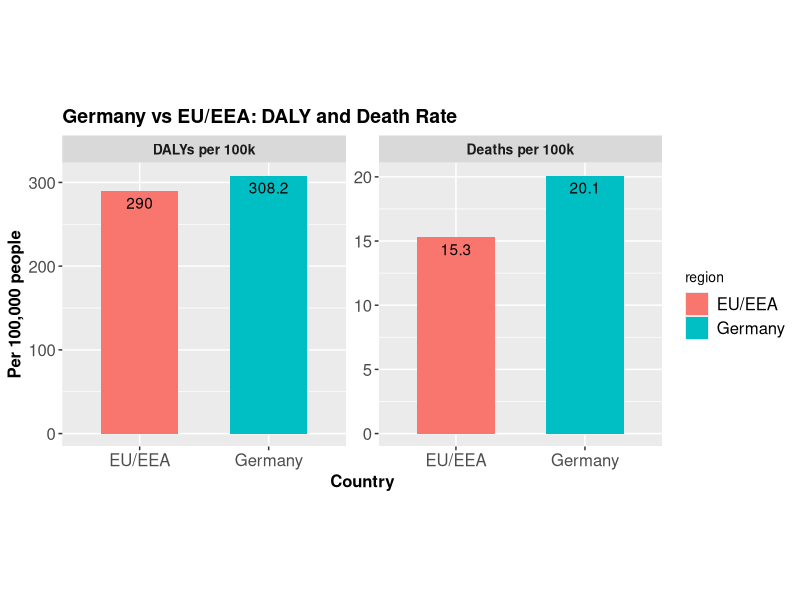
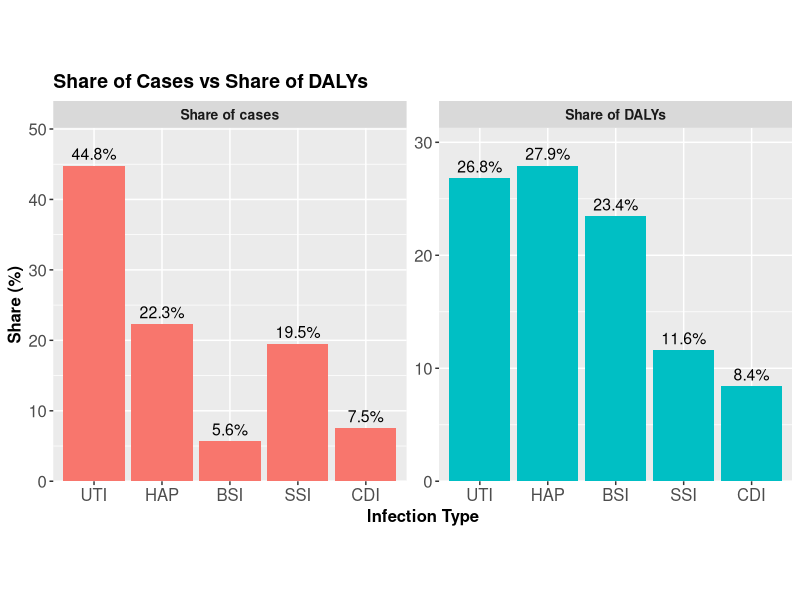

The R source for these figures, in order:
## ---- chunk 1
#| label: HAI Rates
#| include: false
library(tidyverse)

hai_rates <- tribble(
  ~region,   ~metric,          ~value,
  "Germany", "DALYs per 100k", 308.2,
  "Germany", "Deaths per 100k",20.1,
  "EU/EEA",  "DALYs per 100k", 290.0 ,
  "EU/EEA",  "Deaths per 100k",15.3
)
## ---- chunk 2
#| label: fig-rates
#| echo: false
#| fig-cap: Germany vs EU/EEA DALY and Death per 100k Population
#| fig-align: center
#| fig-width: 10
#| fig-height: 5

ggplot(hai_rates, aes(x=region, y=value, fill=region)) +
  geom_col(width=0.6) +
  geom_text(aes(label=value), vjust=1.5) +
  facet_wrap(~metric, ncol=2, scales="free_y") +
  labs( title = "Germany vs EU/EEA: DALY and Death Rate",
    x="Country", y="Per 100,000 people") +
  theme(
    plot.title       = element_text(size = 14, face = "bold"),
    axis.title.x     = element_text(size = 12, face = "bold"),
    axis.title.y     = element_text(size = 12, face = "bold"),
    axis.text.x      = element_text(size = 12, angle = 0, vjust = 1),
    axis.text.y      = element_text(size = 12),
    strip.text       = element_text(size = 10, face = "bold"),
    legend.text      = element_text(size = 12),
    legend.title     = element_text(size = 10),
    aspect.ratio     = 1 )
## ---- chunk 3
#| label: Count DALY and Cases
#| message: false
#| warning: false
#| include: false
cases <- tribble(
~infection, ~count,
  "HAP", 106586,
  "SSI",  93222,
  "BSI",  26976,
  "UTI", 214150,
  "CDI",  36002
)

daly <- tribble(
~infection, ~count,
  "HAP", 69508,
  "SSI", 28842,
  "BSI", 58350,
  "UTI", 66701,
  "CDI", 20890
)

total_cases <- 478222
total_dalys <- 248920
## ---- chunk 4
#| label: Build DALY and Cases Shares
#| include: false
shares <- bind_rows(
  cases  %>% mutate(metric = "Share of cases", pct = 100 * count / total_cases),
  daly  %>% mutate(metric = "Share of DALYs", pct = 100 * count / total_dalys)
) %>%
  mutate(label = sprintf("%.1f%%", pct),
         infection = factor(infection, levels = c("UTI","HAP","BSI","SSI","CDI")))
## ---- chunk 5
#| label: fig-shares
#| echo: false
#| fig-cap: Share of cases vs DALYs by infection type (Germany, 2011)
#| fig-align: center
#| fig-width: 10
#| fig-height: 4
ggplot(shares, aes(infection, pct, fill = metric)) +
  geom_col(position = "dodge") +
  geom_text(aes(label = label),
            position = position_dodge(width = 0.9), vjust = -0.5, size = 4) +
  facet_wrap(~ metric, ncol = 2, scales = "free_y") + 
  scale_y_continuous(expand = expansion(mult = c(0, 0.12))) +  
  labs( title = "Share of Cases vs Share of DALYs",
x = "Infection Type", y = "Share (%)") +
  theme(plot.title       = element_text(size = 14, face = "bold"),
    axis.title.x     = element_text(size = 12, face = "bold"),
    axis.title.y     = element_text(size = 12, face = "bold"),
    axis.text.x      = element_text(size = 12, angle = 0, vjust = 1),
    axis.text.y      = element_text(size = 12),
    strip.text       = element_text(size = 10, face = "bold"),
    legend.position = "none",
    aspect.ratio     = 1)
## ---- chunk 6
#| label: Breakdown Infection Number
#| include: false
breakdown <- data.frame(
  
  type_of_HAI = c("HAP", "SSI", "BSI", "UTI", "CDI", "All"),
  
  number_of_HAI = c("106,586 (83,618–137,476)",
                       "93,222 (75,369–114,241)",
                       "26,976 (16,520–42,252)",
                       "214,150 (175,086–253,524)",
                       "36,002 (25,108–49,934)",
                       "478,222 (421,350–537,787)"),
  number_of_attributable_deaths = c("3,968 (1,107–8,164)",
                                      "2,328 (1,888–2,882)",
                                      "3,905 (2,004–6,987)",
                                      "3,664 (1,462–7,533)",
                                      "1,917 (112–4,547)",
                                      "16,245 (10,863–22,756)"),
  number_of_DALYs = c("69,508 (34,042–117,232)",
                        "28,842 (23,313–35,303)",
                        "58,350 (30,940–104,227)",
                        "66,701 (27,890–128,543)",
                        "20,890 (2,023–49,443)",
                        "248,920 (178,693–336,239)"),
  number_of_YLLs = c("41,306 (11,475–84,483)",
                       "28,376 (22,983–34,714)",
                       "49,578 (25,499–90,816)",
                       "44,871 (18,043–92,915)",
                       "19,937 (1,166–47,973)",
                       "190,245 (131,301–264,573)"),
  number_of_YLDs = c("27,539 (16,528–42,824)",
                       "452 (352–580)",
                       "8,787 (4,463–16,609)",
                       "20,243 (8,095–40,522)",
                       "977 (172–2,125)",
                       "59,076 (40,263–84,578)")
)

colnames(breakdown) <- c(
  "Type of HAI",
  "Number of HAIs",
  "Number of attributable deaths",
  "Number of DALYs",
  "Number of YLLs",
  "Number of YLDs"
)
## ---- chunk 7
#| label: tbl-breakdown
#| echo: false
#| message: false
#| warning: false
#| tbl-cap: Burden of healthcare-associated infections by type, Germany PPS 2011

library(kableExtra)

breakdown %>%
 kable("html", align = "lrrrrr", escape = FALSE) %>%
  kable_styling(full_width = TRUE, bootstrap_options = c("striped", "hover")) %>%
  row_spec(nrow(breakdown), bold = TRUE, color = "black", background = "white") %>%
  column_spec(1, bold = TRUE)
